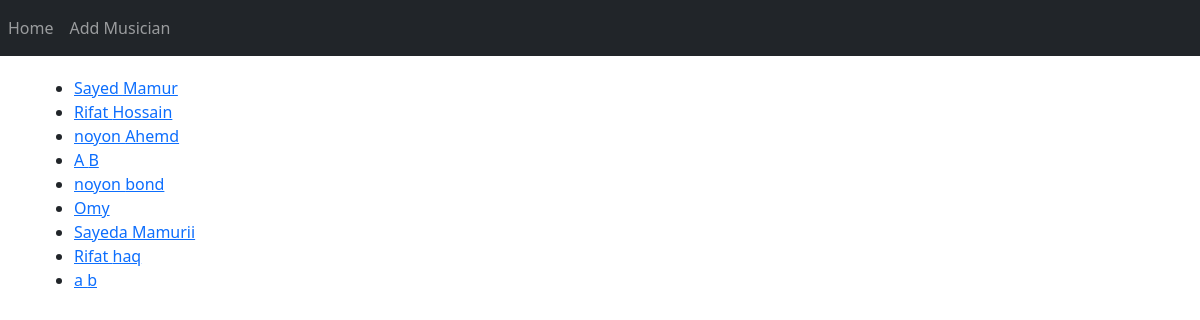
The page / on the database its author committed.
### myapp/models.py (models this page shows, shortened)
class Musician(models.Model):
    first_name = models.CharField(max_length=100)
    last_name = models.CharField(max_length=100)
    instrument = models.CharField(max_length=100)

### myapp/views.py (the view)
# urls.py: path('', views.IndexView.as_view(), name="index"),
class IndexView(ListView):
    context_object_name = 'musician_list'
    model = models.Musician
    template_name = 'myapp/index.html'

### myapp/templates/myapp/index.html
{% extends 'myapp/base.html' %}
{% block body_block %}
<ul>
  {% for musician in musician_list %}
  <li><a href="{% url 'myapp:musicain_details' pk=musician.pk %}">{{musician.first_name}} {{musician.last_name}}</a></li>
  {% endfor %}
</ul>
{% endblock %}

### myapp/templates/myapp/base.html (shortened to what this page needs)
<!DOCTYPE html>
<html lang="en" dir="ltr">
  <head>
    <link href="https://cdn.jsdelivr.net/npm/bootstrap@5.2.1/dist/css/bootstrap.min.css" rel="stylesheet">
  </head>
  <body>
    <nav class="navbar navbar-expand-sm bg-dark navbar-dark">
      <ul class="navbar-nav">
        <li class="nav-item active">
          <a class="nav-link" href="{% url 'myapp:index' %}">Home</a>
        </li>
        <li class="nav-item ">
          <a class="nav-link" href="{% url 'myapp:add_musician' %}">Add Musician</a>
        </li>
      </ul>
</nav>
<div class="container" style="padding-top:20px">
{% block body_block %}
{% endblock %}
</div>
  </body>
</html>

### rows shown on the page
Musician: first_name "Sayed", last_name "Mamur"
Musician: first_name "Rifat", last_name "Hossain"
Musician: first_name "noyon", last_name "Ahemd"
Musician: first_name "A", last_name "B"
Musician: first_name "noyon", last_name "bond"
Musician: last_name "Omy"
Musician: first_name "Sayeda", last_name "Mamurii"
Musician: first_name "Rifat", last_name "haq"
Musician: first_name "a", last_name "b"
